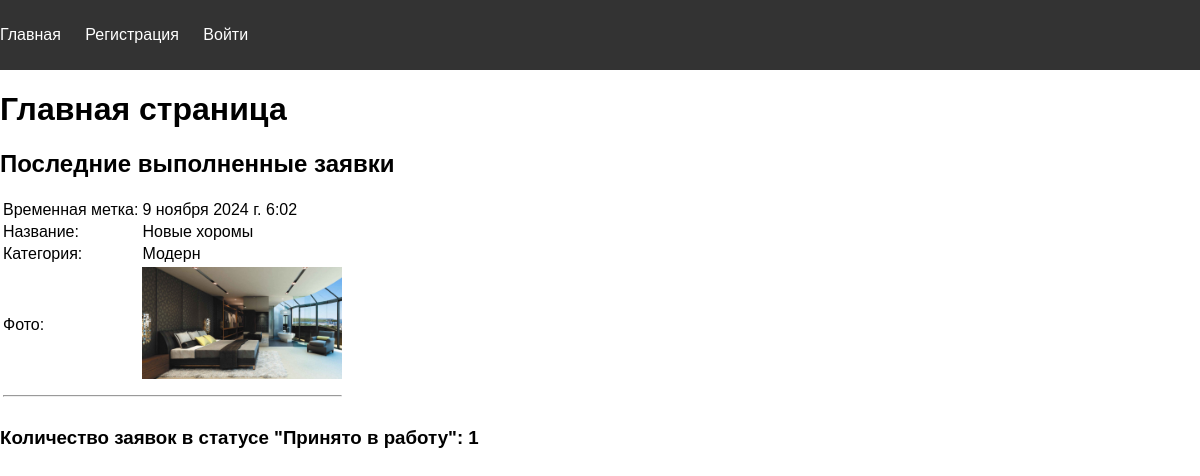
The app's page /main/, older data.
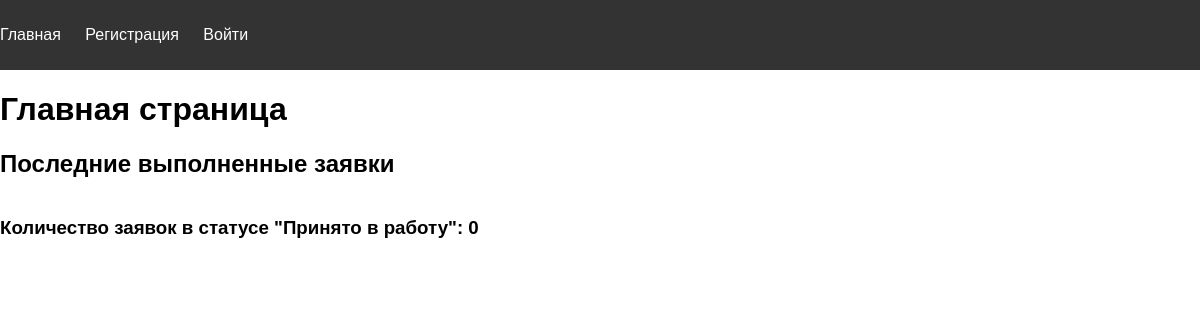
The same page, newer data.
### studio/models.py (models this page shows, shortened)
class DesignRequest(models.Model):
    STATUS_CHOICES = [
        ('new', 'Новая'),
        ('in_progress', 'Принято в работу'),
        ('completed', 'Выполнено'),
    ]
    user = models.ForeignKey(User, on_delete=models.CASCADE, related_name='design_requests')
    title = models.CharField(max_length=100)
    description = models.TextField()
    category = models.ForeignKey(Category, on_delete=models.CASCADE)  # Изменено на ForeignKey
    photo = models.ImageField(upload_to='design_photos/')
    created_at = models.DateTimeField(auto_now_add=True)
    status = models.CharField(max_length=20, choices=STATUS_CHOICES, default='new')
    comment = models.TextField(blank=True, null=True)
    complexity = models.IntegerField(default=0)  # Поле для сложности заявки

class Category(models.Model):
    name = models.CharField(max_length=255)
    def __str__(self):
        return self.name

### studio/views.py (the view, shortened to what this page needs)
# urls.py: path('main/', main, name='main'),
def main(request):
    if not request.user.is_superuser:
        completed_requests = DesignRequest.objects.filter(status='completed').order_by('-created_at')[:4]
        in_progress_count = DesignRequest.objects.filter(status='in_progress').count()
        return render(request, 'studio/main.html', {
            'completed_requests': completed_requests,
            'in_progress_count': in_progress_count,
        })

### studio/templates/studio/main.html
{% extends 'studio/base.html' %}
{% block header %}
<nav>
    <ul>
        <li><a href="{% url 'main' %}">Главная</a></li>
        {% if user.is_authenticated %}
        <li><a href="{% url 'profile' %}">Профиль</a></li>
        {% else %}
        <li><a href="{% url 'register' %}">Регистрация</a></li>
        <li><a href="{% url 'login' %}">Войти</a></li>
        {% endif %}
    </ul>
</nav>
{% endblock %}
{% block content %}
<h1>Главная страница</h1>
<h2>Последние выполненные заявки</h2>
<table>
    {% for request in completed_requests %}
    <tr>
        <td>Временная метка:</td>
        <td>{{ request.created_at }}</td>
    </tr>
    <tr>
        <td>Название:</td>
        <td>{{ request.title }}</td>
    </tr>
    <tr>
        <td>Категория:</td>
        <td>{{ request.category }}</td>
    </tr>
    <tr>
        <td>Фото:</td>
        <td>
            {% if request.photo %}
            <img src="{{ request.photo.url }}" alt="Фото заявки" style="max-width: 200px; max-height: 200px;">
            {% else %}
            Нет фото
            {% endif %}
        </td>
    </tr>
    <tr>
        <td colspan="2">
            <hr>
        </td>
    </tr>
    {% endfor %}
</table>
<h3>Количество заявок в статусе "Принято в работу": {{ in_progress_count }}</h3>
{% endblock %}

Row changes from the older to the newer data that the page shows:
removed DesignRequest: created_at "9 ноября 2024 г. 6:02", title "Новые хоромы", category "Модерн", photo (picture)
Text that changed along with them:
{{ in_progress_count }}: "1" → "0"
